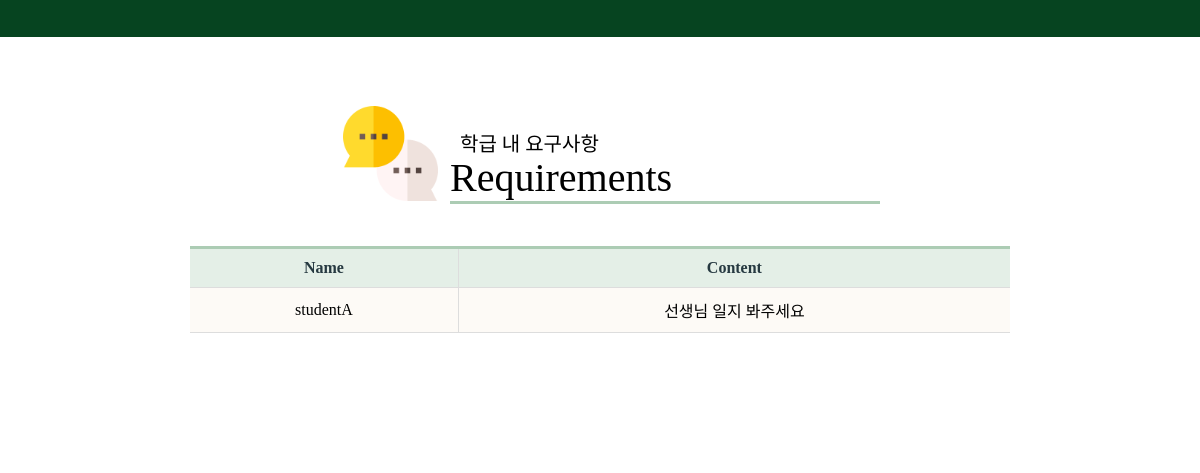
Before: /requirement with the older database file.
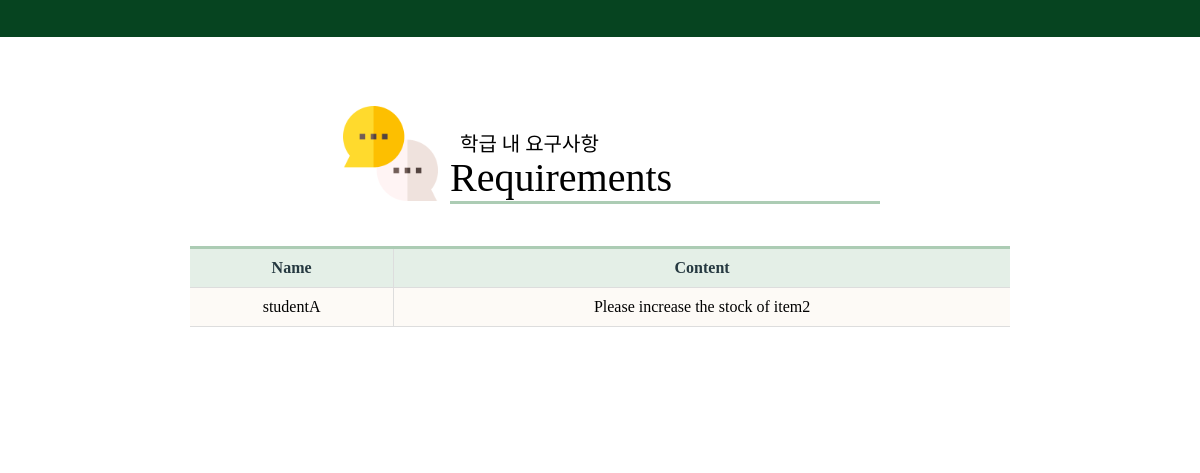
After: the same page with the newer database file.
### administrator/models.py (models this page shows, shortened)
class Requirements(models.Model):
    student = models.ForeignKey(Student, on_delete=models.CASCADE, null=False)
    content = models.TextField(null=False)
    created_date = models.DateTimeField(auto_now_add=True)

class Student(models.Model):
    name = models.CharField(max_length=20, null=False)
    point =  models.IntegerField( null=True, blank=True)
    point_used = models.IntegerField(default=0, blank=True, null=True)

### administrator/views.py (the view)
# urls.py: path('requirement', views.RequirementView.as_view(), name='requirement'),
class RequirementView(ListView):
    template_name = 'administrator/requirement/request.html'
    model = Requirements

### administrator/templates/administrator/requirement/request.html (shortened to what this page needs)
{% extends 'administrator/observation/student.html' %}
{% load static %}
{% block title %}
    <link rel="stylesheet" href="{% static 'All.css' %}" />
{% endblock title %}
{% block subject %}
    <h3>학급 내 요구사항</h3>
    <h1>Requirements</h1>
{% endblock subject %}
{% block top %}
    <img id="topImg" src="{%static 'requirement/request.png' %}"/>
{% endblock top %}
{% block table %}
    <th >Name</th>
    <th >Content</th>
{% endblock table %}
{% block data %}
{% for object in object_list %}
    <tr>
        <td>{{ object.student.name }}</td>
        <td>{{ object.content }}</td>
    </tr>
{% endfor %}
{% endblock data %}

Changed rows visible on the page:
changed Requirements "studentA": content "선생님 일지 봐주세요" → "Please increase the stock of item2"
